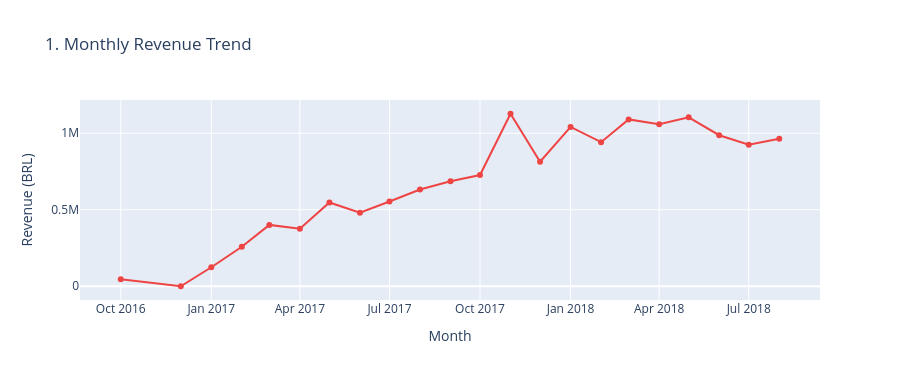

Notebook code for this chart:
### Code cell
monthly_revenue = (
    order_df.groupby("year_month", as_index=False)["order_value"]
    .sum()
    .sort_values("year_month")
)

fig1 = px.line(
    monthly_revenue,
    x="year_month",
    y="order_value",
    title="1. Monthly Revenue Trend",
    markers=True,
    color_discrete_sequence=["#ef4444"],
    labels={"year_month": "Month", "order_value": "Revenue (BRL)"},
)
fig1.update_layout(height=380)

### Figure 1 — Plotly figure (JSON) as saved in the notebook; plotly's stock layout.template omitted (floating-point values rounded to 4 significant figures)
{"data": [{"hovertemplate": "Month=%{x}<br>Revenue (BRL)=%{y}<extra></extra>", "legendgroup": "", "line": {"color": "#ef4444", "dash": "solid"}, "marker": {"symbol": "circle"}, "mode": "lines+markers", "name": "", "orientation": "v", "showlegend": false, "type": "scatter", "x": ["2016-10", "2016-12", "2017-01", "2017-02", "2017-03", "2017-04", "2017-05", "2017-06", "2017-07", "2017-08", "2017-09", "2017-10", "2017-11", "2017-12", "2018-01", "2018-02", "2018-03", "2018-04", "2018-05", "2018-06", "2018-07", "2018-08"], "xaxis": "x", "y": [45700.0, 19.62, 124100.0, 258000.0, 401100.0, 375700.0, 547900.0, 480500.0, 553900.0, 632100.0, 686800.0, 727300.0, 1128000.0, 814000.0, 1042000.0, 941900.0, 1091000.0, 1058000.0, 1104000.0, 987300.0, 925500.0, 964800.0], "yaxis": "y"}], "layout": {"height": 380, "legend": {"tracegroupgap": 0}, "title": {"text": "1. Monthly Revenue Trend"}, "xaxis": {"anchor": "y", "domain": [0, 1], "title": {"text": "Month"}}, "yaxis": {"anchor": "x", "domain": [0, 1], "title": {"text": "Revenue (BRL)"}}}}
